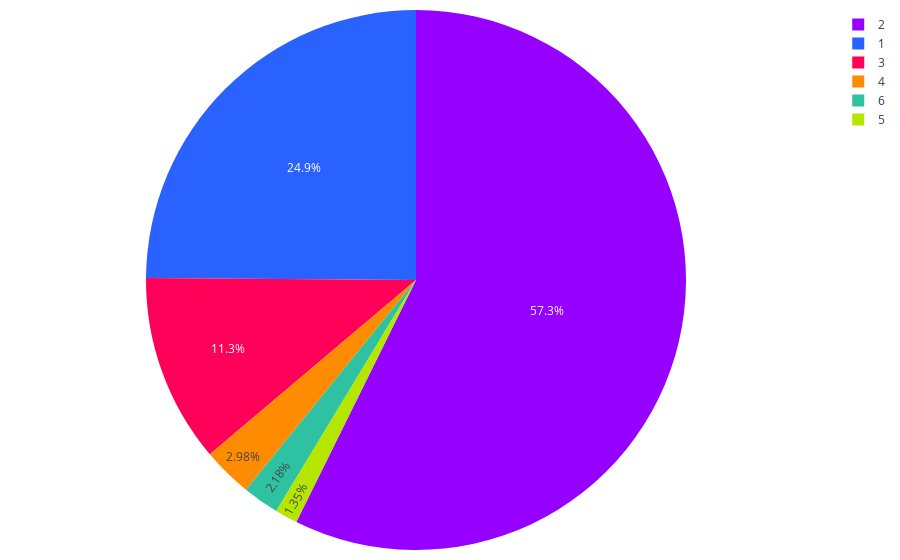

This figure's notebook cell:
### Code cell
import os
import pandas as pd
import plotly.graph_objects as go
import plotly.io as pio

colores = ['#2962ff', '#9500ff', '#ff0059', '#ff8c00', '#b4e600', '#2EC2A2', '#F79CB9', '#E50CB6', '#4225CF']

def sumar_tablas(dataframes_list):
    tabla_suma = None
    
    for df in dataframes_list:
        tabla_actual = df.groupby(['estacionamiento', 'segmento'],observed=False).size().unstack(fill_value=0)
        
        if tabla_suma is None:
            tabla_suma = tabla_actual
        else:
            tabla_suma = tabla_suma.add(tabla_actual, fill_value=0)
    
    print("Tabla general de frecuencia:")
    print(tabla_suma)
    
    fig = graficar_tabla(tabla_suma)
    # Guardar la gráfica como archivo HTML
    guardar_grafico_como_html(fig, 'g_pie_estacionamientos', carpeta='assets/graficas')
    
    return fig

def graficar_tabla(tabla):
    # Sumar los valores para cada estacionamiento
    suma_estacionamientos = tabla.sum(axis=1)
    
    fig = go.Figure(data=[go.Pie(
        labels=suma_estacionamientos.index,
        values=suma_estacionamientos.values,
        marker=dict(colors=colores[:len(suma_estacionamientos)]),
        #hole=.3  # Si deseas un gráfico de pastel tipo "donut"
    )])
    
    fig.update_layout(
        #title="Distribución de Estacionamientos por Segmento",
        margin=dict(l=10, r=10, t=10, b=10),  # Ajusta los márgenes (left, right, top, bottom)
    )
    
    fig.show()
    return fig

def guardar_grafico_como_html(fig, nombre_archivo, carpeta='assets/graficas'):
    # Crear la carpeta si no existe
    if not os.path.exists(carpeta):
        os.makedirs(carpeta)
    
    # Guardar la gráfica como archivo HTML en la carpeta especificada
    pio.write_html(fig, f'{carpeta}/{nombre_archivo}.html')

fig = sumar_tablas(dataframes_list)

### Figure 1 — Plotly figure (JSON) as saved in the notebook; plotly's stock layout.template omitted (floating-point values rounded to 4 significant figures)
{"data": [{"labels": ["1", "2", "3", "4", "5", "6"], "marker": {"colors": ["#2962ff", "#9500ff", "#ff0059", "#ff8c00", "#b4e600", "#2EC2A2"]}, "type": "pie", "values": [10430, 24028, 4737, 1251, 568, 915]}], "layout": {"margin": {"b": 10, "l": 10, "r": 10, "t": 10}}}
